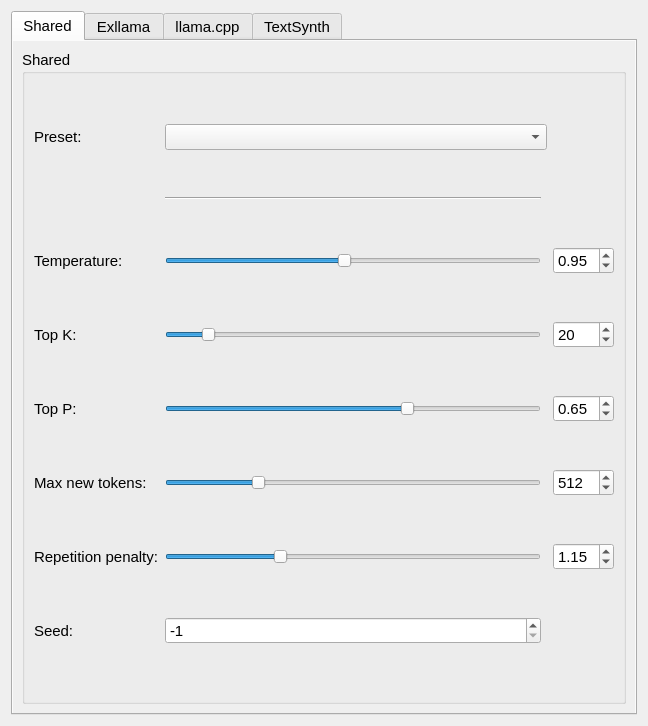
<?xml version="1.0" encoding="UTF-8"?>
<ui version="4.0">
 <class>Settings_Dialog</class>
 <widget class="QWidget" name="Settings_Dialog">
  <property name="geometry">
   <rect>
    <x>0</x>
    <y>0</y>
    <width>648</width>
    <height>726</height>
   </rect>
  </property>
  <property name="font">
   <font>
    <pointsize>11</pointsize>
   </font>
  </property>
  <property name="windowTitle">
   <string>Parameters</string>
  </property>
  <layout class="QVBoxLayout" name="verticalLayout">
   <item>
    <widget class="QTabWidget" name="parametersTab">
     <property name="currentIndex">
      <number>0</number>
     </property>
     <widget class="QWidget" name="sharedParamTab">
      <property name="autoFillBackground">
       <bool>true</bool>
      </property>
      <attribute name="title">
       <string>Shared</string>
      </attribute>
      <layout class="QGridLayout" name="gridLayout_3">
       <item row="2" column="0" colspan="3">
        <widget class="QGroupBox" name="groupBox_2">
         <property name="title">
          <string>Shared</string>
         </property>
         <layout class="QGridLayout" name="gridLayout_2">
          <item row="5" column="1">
           <widget class="QSlider" name="top_pSlider">
            <property name="toolTip">
             <string>Consider only the top tokens whose likelihood together adds up to this number (0-1.0) - ignore all others</string>
            </property>
            <property name="maximum">
             <number>100</number>
            </property>
            <property name="value">
             <number>65</number>
            </property>
            <property name="orientation">
             <enum>Qt::Horizontal</enum>
            </property>
           </widget>
          </item>
          <item row="3" column="0">
           <widget class="QLabel" name="label_5">
            <property name="text">
             <string>Top K:</string>
            </property>
           </widget>
          </item>
          <item row="9" column="3">
           <widget class="QDoubleSpinBox" name="repetition_penaltySpin">
            <property name="toolTip">
             <string> Sets the amount the model will be penalized for attempting to use one of those tokens in repeat window</string>
            </property>
            <property name="minimum">
             <double>1.000000000000000</double>
            </property>
            <property name="maximum">
             <double>1.500000000000000</double>
            </property>
            <property name="singleStep">
             <double>0.010000000000000</double>
            </property>
            <property name="value">
             <double>1.150000000000000</double>
            </property>
           </widget>
          </item>
          <item row="2" column="3">
           <widget class="QDoubleSpinBox" name="temperatureSpin">
            <property name="toolTip">
             <string>Degree of randomness or wildness - how much AI is allowed to sway from the most probable prediction</string>
            </property>
            <property name="maximum">
             <double>5.000000000000000</double>
            </property>
            <property name="singleStep">
             <double>0.010000000000000</double>
            </property>
            <property name="value">
             <double>0.950000000000000</double>
            </property>
           </widget>
          </item>
          <item row="7" column="1">
           <widget class="QSlider" name="max_new_tokensSlider">
            <property name="toolTip">
             <string>Maximum number of tokens the model will output after outputting the prompt - number of tokens to predict</string>
            </property>
            <property name="minimum">
             <number>32</number>
            </property>
            <property name="maximum">
             <number>2048</number>
            </property>
            <property name="pageStep">
             <number>32</number>
            </property>
            <property name="value">
             <number>512</number>
            </property>
            <property name="orientation">
             <enum>Qt::Horizontal</enum>
            </property>
           </widget>
          </item>
          <item row="2" column="1">
           <widget class="QSlider" name="temperatureSlider">
            <property name="toolTip">
             <string>Degree of randomness or wildness - how much AI is allowed to sway from the most probable prediction</string>
            </property>
            <property name="maximum">
             <number>199</number>
            </property>
            <property name="value">
             <number>95</number>
            </property>
            <property name="orientation">
             <enum>Qt::Horizontal</enum>
            </property>
           </widget>
          </item>
          <item row="9" column="1">
           <widget class="QSlider" name="repetition_penaltySlider">
            <property name="toolTip">
             <string> Sets the amount the model will be penalized for attempting to use one of those tokens in repeat window</string>
            </property>
            <property name="minimum">
             <number>100</number>
            </property>
            <property name="maximum">
             <number>150</number>
            </property>
            <property name="value">
             <number>115</number>
            </property>
            <property name="orientation">
             <enum>Qt::Horizontal</enum>
            </property>
           </widget>
          </item>
          <item row="5" column="0">
           <widget class="QLabel" name="label_17">
            <property name="text">
             <string>Top P:</string>
            </property>
           </widget>
          </item>
          <item row="9" column="0">
           <widget class="QLabel" name="label">
            <property name="text">
             <string>Repetition penalty:</string>
            </property>
           </widget>
          </item>
          <item row="2" column="0">
           <widget class="QLabel" name="label_15">
            <property name="text">
             <string>Temperature:</string>
            </property>
           </widget>
          </item>
          <item row="3" column="1">
           <widget class="QSlider" name="top_kSlider">
            <property name="toolTip">
             <string>Consider only this many most likely tokens - ignore all others</string>
            </property>
            <property name="maximum">
             <number>200</number>
            </property>
            <property name="value">
             <number>20</number>
            </property>
            <property name="orientation">
             <enum>Qt::Horizontal</enum>
            </property>
           </widget>
          </item>
          <item row="7" column="0">
           <widget class="QLabel" name="label_11">
            <property name="text">
             <string>Max new tokens:</string>
            </property>
           </widget>
          </item>
          <item row="5" column="3">
           <widget class="QDoubleSpinBox" name="top_pSpin">
            <property name="toolTip">
             <string>Consider only the top tokens whose likelihood together adds up to this number (0-1.0) - ignore all others</string>
            </property>
            <property name="maximum">
             <double>1.000000000000000</double>
            </property>
            <property name="singleStep">
             <double>0.010000000000000</double>
            </property>
            <property name="value">
             <double>0.650000000000000</double>
            </property>
           </widget>
          </item>
          <item row="3" column="3">
           <widget class="QSpinBox" name="top_kSpin">
            <property name="toolTip">
             <string>Consider only this many most likely tokens - ignore all others</string>
            </property>
            <property name="maximum">
             <number>200</number>
            </property>
            <property name="value">
             <number>20</number>
            </property>
           </widget>
          </item>
          <item row="7" column="3">
           <widget class="QSpinBox" name="max_new_tokensSpin">
            <property name="toolTip">
             <string>Maximum number of tokens the model will output after outputting the prompt - number of tokens to predict</string>
            </property>
            <property name="minimum">
             <number>32</number>
            </property>
            <property name="maximum">
             <number>2048</number>
            </property>
            <property name="singleStep">
             <number>32</number>
            </property>
            <property name="value">
             <number>512</number>
            </property>
           </widget>
          </item>
          <item row="10" column="1">
           <widget class="QSpinBox" name="seedSpin">
            <property name="toolTip">
             <string>Seed to use</string>
            </property>
            <property name="minimum">
             <number>-1</number>
            </property>
            <property name="maximum">
             <number>10000000</number>
            </property>
            <property name="value">
             <number>-1</number>
            </property>
           </widget>
          </item>
          <item row="10" column="0">
           <widget class="QLabel" name="label_29">
            <property name="text">
             <string>Seed:</string>
            </property>
           </widget>
          </item>
          <item row="0" column="0">
           <widget class="QLabel" name="label_2">
            <property name="text">
             <string>Preset:</string>
            </property>
           </widget>
          </item>
          <item row="0" column="1" colspan="2">
           <widget class="QComboBox" name="paramPresets_comboBox">
            <property name="toolTip">
             <string>Parameter preset</string>
            </property>
            <property name="insertPolicy">
             <enum>QComboBox::InsertAlphabetically</enum>
            </property>
           </widget>
          </item>
          <item row="1" column="1">
           <widget class="Line" name="line_2">
            <property name="orientation">
             <enum>Qt::Horizontal</enum>
            </property>
           </widget>
          </item>
         </layout>
        </widget>
       </item>
      </layout>
     </widget>
     <widget class="QWidget" name="exllamaParamTab">
      <property name="autoFillBackground">
       <bool>true</bool>
      </property>
      <attribute name="title">
       <string>Exllama</string>
      </attribute>
      <layout class="QVBoxLayout" name="verticalLayout_2">
       <item>
        <widget class="QGroupBox" name="groupBox">
         <property name="enabled">
          <bool>true</bool>
         </property>
         <property name="title">
          <string>Exllama</string>
         </property>
         <layout class="QGridLayout" name="gridLayout">
          <item row="5" column="3">
           <widget class="QSlider" name="beamLengthSlider">
            <property name="toolTip">
             <string>Beam length value</string>
            </property>
            <property name="minimum">
             <number>1</number>
            </property>
            <property name="maximum">
             <number>10</number>
            </property>
            <property name="pageStep">
             <number>1</number>
            </property>
            <property name="value">
             <number>1</number>
            </property>
            <property name="orientation">
             <enum>Qt::Horizontal</enum>
            </property>
           </widget>
          </item>
          <item row="1" column="3">
           <widget class="QSlider" name="token_repetition_penalty_decaySlider">
            <property name="toolTip">
             <string>Token repetition penalty sustain</string>
            </property>
            <property name="maximum">
             <number>512</number>
            </property>
            <property name="singleStep">
             <number>16</number>
            </property>
            <property name="pageStep">
             <number>16</number>
            </property>
            <property name="value">
             <number>256</number>
            </property>
            <property name="orientation">
             <enum>Qt::Horizontal</enum>
            </property>
           </widget>
          </item>
          <item row="0" column="1">
           <widget class="QLabel" name="label_19">
            <property name="text">
             <string>Min P:</string>
            </property>
           </widget>
          </item>
          <item row="0" column="3">
           <widget class="QSlider" name="minPSlider">
            <property name="toolTip">
             <string>If not set to 1, select only tokens that are at least this much more likely to appear than random tokens, given the prior text.</string>
            </property>
            <property name="maximum">
             <number>100</number>
            </property>
            <property name="value">
             <number>0</number>
            </property>
            <property name="orientation">
             <enum>Qt::Horizontal</enum>
            </property>
           </widget>
          </item>
          <item row="0" column="4">
           <widget class="QSpinBox" name="minPSpin">
            <property name="toolTip">
             <string>Minimum P value</string>
            </property>
            <property name="maximum">
             <number>100</number>
            </property>
           </widget>
          </item>
          <item row="1" column="1" colspan="2">
           <widget class="QLabel" name="label25">
            <property name="text">
             <string>Token repetition penalty sustain:</string>
            </property>
           </widget>
          </item>
          <item row="6" column="3">
           <widget class="QLineEdit" name="exllamaGpuSplitLine">
            <property name="toolTip">
             <string>Comma-separated list of VRAM (in GB) to use per GPU device for model layers, e.g: - 8,6,4</string>
            </property>
            <property name="text">
             <string/>
            </property>
            <property name="placeholderText">
             <string>8,6</string>
            </property>
           </widget>
          </item>
          <item row="4" column="4">
           <widget class="QSpinBox" name="numbeamsSpin">
            <property name="toolTip">
             <string>Number of beams. Slower, more VRAm</string>
            </property>
            <property name="minimum">
             <number>1</number>
            </property>
            <property name="maximum">
             <number>10</number>
            </property>
           </widget>
          </item>
          <item row="5" column="4">
           <widget class="QSpinBox" name="beamLengthSpin">
            <property name="toolTip">
             <string>Beam length value</string>
            </property>
            <property name="minimum">
             <number>1</number>
            </property>
            <property name="maximum">
             <number>10</number>
            </property>
           </widget>
          </item>
          <item row="1" column="4">
           <widget class="QSpinBox" name="token_repetition_penalty_decaySpin">
            <property name="toolTip">
             <string>Token repetition penalty sustain</string>
            </property>
            <property name="maximum">
             <number>512</number>
            </property>
            <property name="singleStep">
             <number>16</number>
            </property>
            <property name="value">
             <number>256</number>
            </property>
           </widget>
          </item>
          <item row="6" column="1">
           <widget class="QCheckBox" name="exllamaGpuSplitCheck">
            <property name="toolTip">
             <string>Split memory across multiple GPUs</string>
            </property>
            <property name="text">
             <string>Multi-GPU split</string>
            </property>
           </widget>
          </item>
          <item row="5" column="1">
           <widget class="QLabel" name="label_26">
            <property name="text">
             <string>Beam length:</string>
            </property>
           </widget>
          </item>
          <item row="4" column="1">
           <widget class="QLabel" name="label_22">
            <property name="text">
             <string>Num beams:</string>
            </property>
           </widget>
          </item>
          <item row="4" column="3">
           <widget class="QSlider" name="numbeamsSlider">
            <property name="toolTip">
             <string>Number of beams. Slower, more VRAM</string>
            </property>
            <property name="minimum">
             <number>1</number>
            </property>
            <property name="maximum">
             <number>10</number>
            </property>
            <property name="pageStep">
             <number>1</number>
            </property>
            <property name="value">
             <number>1</number>
            </property>
            <property name="orientation">
             <enum>Qt::Horizontal</enum>
            </property>
           </widget>
          </item>
         </layout>
        </widget>
       </item>
      </layout>
     </widget>
     <widget class="QWidget" name="llamacppParamTab">
      <property name="autoFillBackground">
       <bool>true</bool>
      </property>
      <attribute name="title">
       <string>llama.cpp</string>
      </attribute>
      <layout class="QVBoxLayout" name="verticalLayout_4">
       <item>
        <widget class="QGroupBox" name="groupBox_5">
         <property name="title">
          <string>llama.cpp</string>
         </property>
         <layout class="QGridLayout" name="gridLayout_4">
          <item row="5" column="2">
           <widget class="QSpinBox" name="gpuLayersSpin">
            <property name="toolTip">
             <string>Number of GPU layers to use</string>
            </property>
            <property name="minimum">
             <number>1</number>
            </property>
            <property name="maximum">
             <number>80</number>
            </property>
            <property name="value">
             <number>18</number>
            </property>
           </widget>
          </item>
          <item row="3" column="1">
           <widget class="QSlider" name="cpp_tfszSlider">
            <property name="toolTip">
             <string>Higher value of  will further suppress less likely tokens from the tail of the distribution, while a value of 1.0 disables the effect of TFS</string>
            </property>
            <property name="minimum">
             <number>100</number>
            </property>
            <property name="maximum">
             <number>500</number>
            </property>
            <property name="value">
             <number>100</number>
            </property>
            <property name="orientation">
             <enum>Qt::Horizontal</enum>
            </property>
           </widget>
          </item>
          <item row="1" column="1">
           <widget class="QSlider" name="CPP_ctxsize_Slider">
            <property name="toolTip">
             <string>Maximum length of the prompt and output combined (in tokens)</string>
            </property>
            <property name="minimum">
             <number>64</number>
            </property>
            <property name="maximum">
             <number>4096</number>
            </property>
            <property name="singleStep">
             <number>32</number>
            </property>
            <property name="pageStep">
             <number>32</number>
            </property>
            <property name="value">
             <number>2048</number>
            </property>
            <property name="orientation">
             <enum>Qt::Horizontal</enum>
            </property>
           </widget>
          </item>
          <item row="2" column="0">
           <widget class="QLabel" name="label_6">
            <property name="text">
             <string>Batch size:</string>
            </property>
           </widget>
          </item>
          <item row="11" column="1">
           <widget class="QCheckBox" name="cppVerboseCheck">
            <property name="text">
             <string>Verbose</string>
            </property>
           </widget>
          </item>
          <item row="5" column="0">
           <widget class="QLabel" name="label_10">
            <property name="text">
             <string>GPU Layers:</string>
            </property>
           </widget>
          </item>
          <item row="11" column="0">
           <widget class="QCheckBox" name="cppCacheCheck">
            <property name="text">
             <string>Use cache</string>
            </property>
            <property name="checked">
             <bool>true</bool>
            </property>
           </widget>
          </item>
          <item row="4" column="2">
           <widget class="QDoubleSpinBox" name="cpp_tfszSpin">
            <property name="toolTip">
             <string>Higher value of  will further suppress less likely tokens from the tail of the distribution, while a value of 1.0 disables the effect of TFS</string>
            </property>
            <property name="minimum">
             <double>1.000000000000000</double>
            </property>
            <property name="maximum">
             <double>5.000000000000000</double>
            </property>
            <property name="singleStep">
             <double>0.010000000000000</double>
            </property>
           </widget>
          </item>
          <item row="2" column="2">
           <widget class="QSpinBox" name="cppBatchSizeSpin">
            <property name="toolTip">
             <string>Batch size to use</string>
            </property>
            <property name="minimum">
             <number>8</number>
            </property>
            <property name="maximum">
             <number>1024</number>
            </property>
            <property name="singleStep">
             <number>8</number>
            </property>
            <property name="value">
             <number>512</number>
            </property>
           </widget>
          </item>
          <item row="3" column="2">
           <widget class="QSpinBox" name="cppMirastatMode">
            <property name="toolTip">
             <string>Mirostat algorithim mode</string>
            </property>
            <property name="maximum">
             <number>2</number>
            </property>
           </widget>
          </item>
          <item row="2" column="1">
           <widget class="QSlider" name="cppBatchSizeSlider">
            <property name="toolTip">
             <string>Batch size to use</string>
            </property>
            <property name="minimum">
             <number>8</number>
            </property>
            <property name="maximum">
             <number>1024</number>
            </property>
            <property name="singleStep">
             <number>8</number>
            </property>
            <property name="pageStep">
             <number>8</number>
            </property>
            <property name="value">
             <number>512</number>
            </property>
            <property name="orientation">
             <enum>Qt::Horizontal</enum>
            </property>
           </widget>
          </item>
          <item row="6" column="1">
           <widget class="QLineEdit" name="cppLoraLineEdit"/>
          </item>
          <item row="9" column="0">
           <widget class="QCheckBox" name="cppMlockCheck">
            <property name="toolTip">
             <string>Force the system to keep the model in RAM</string>
            </property>
            <property name="text">
             <string>Use MLOCK</string>
            </property>
           </widget>
          </item>
          <item row="6" column="0">
           <widget class="QLabel" name="label_18">
            <property name="text">
             <string>LoRA path:</string>
            </property>
           </widget>
          </item>
          <item row="0" column="0">
           <widget class="QLabel" name="label_16">
            <property name="text">
             <string>Threads:</string>
            </property>
           </widget>
          </item>
          <item row="4" column="0">
           <widget class="QLabel" name="label_31">
            <property name="text">
             <string>Tail Free Sampling:</string>
            </property>
           </widget>
          </item>
          <item row="9" column="1">
           <widget class="QCheckBox" name="cppMmapCheck">
            <property name="toolTip">
             <string>Use mmap if possible</string>
            </property>
            <property name="text">
             <string>Use MMAP</string>
            </property>
            <property name="checked">
             <bool>true</bool>
            </property>
           </widget>
          </item>
          <item row="5" column="1">
           <widget class="QSlider" name="gpuLayersSlider">
            <property name="toolTip">
             <string>Number of GPU layers to use</string>
            </property>
            <property name="minimum">
             <number>1</number>
            </property>
            <property name="maximum">
             <number>80</number>
            </property>
            <property name="value">
             <number>18</number>
            </property>
            <property name="orientation">
             <enum>Qt::Horizontal</enum>
            </property>
           </widget>
          </item>
          <item row="3" column="0">
           <widget class="QLabel" name="label_14">
            <property name="text">
             <string>Mirostat mode:</string>
            </property>
           </widget>
          </item>
          <item row="1" column="0">
           <widget class="QLabel" name="label_12">
            <property name="text">
             <string>Context size:</string>
            </property>
           </widget>
          </item>
          <item row="0" column="2">
           <widget class="QSpinBox" name="cppThreads">
            <property name="toolTip">
             <string>CPU threads to use</string>
            </property>
            <property name="minimum">
             <number>1</number>
            </property>
            <property name="maximum">
             <number>64</number>
            </property>
            <property name="value">
             <number>4</number>
            </property>
           </widget>
          </item>
          <item row="8" column="0">
           <widget class="QCheckBox" name="gpuAccelCheck">
            <property name="text">
             <string>Use GPU acceleration</string>
            </property>
            <property name="checked">
             <bool>true</bool>
            </property>
           </widget>
          </item>
          <item row="1" column="2">
           <widget class="QSpinBox" name="CPP_ctxsize_Spin">
            <property name="toolTip">
             <string>Maximum length of the prompt and output combined (in tokens)</string>
            </property>
            <property name="suffix">
             <string/>
            </property>
            <property name="minimum">
             <number>64</number>
            </property>
            <property name="maximum">
             <number>4096</number>
            </property>
            <property name="singleStep">
             <number>32</number>
            </property>
            <property name="value">
             <number>2048</number>
            </property>
           </widget>
          </item>
          <item row="7" column="0" colspan="3">
           <widget class="Line" name="line">
            <property name="orientation">
             <enum>Qt::Horizontal</enum>
            </property>
           </widget>
          </item>
         </layout>
        </widget>
       </item>
      </layout>
     </widget>
     <widget class="QWidget" name="tsParamTab">
      <property name="autoFillBackground">
       <bool>true</bool>
      </property>
      <attribute name="title">
       <string>TextSynth</string>
      </attribute>
      <layout class="QHBoxLayout" name="horizontalLayout">
       <item>
        <widget class="QLabel" name="label_3">
         <property name="text">
          <string>Model:</string>
         </property>
        </widget>
       </item>
       <item>
        <widget class="QLineEdit" name="tsModelLine">
         <property name="placeholderText">
          <string>pythia_deduped_1.4B</string>
         </property>
        </widget>
       </item>
      </layout>
     </widget>
    </widget>
   </item>
  </layout>
 </widget>
 <resources/>
 <connections>
  <connection>
   <sender>minPSlider</sender>
   <signal>valueChanged(int)</signal>
   <receiver>minPSpin</receiver>
   <slot>setValue(int)</slot>
   <hints>
    <hint type="sourcelabel">
     <x>465</x>
     <y>161</y>
    </hint>
    <hint type="destinationlabel">
     <x>579</x>
     <y>154</y>
    </hint>
   </hints>
  </connection>
  <connection>
   <sender>minPSpin</sender>
   <signal>valueChanged(int)</signal>
   <receiver>minPSlider</receiver>
   <slot>setValue(int)</slot>
   <hints>
    <hint type="sourcelabel">
     <x>573</x>
     <y>153</y>
    </hint>
    <hint type="destinationlabel">
     <x>539</x>
     <y>163</y>
    </hint>
   </hints>
  </connection>
  <connection>
   <sender>token_repetition_penalty_decaySlider</sender>
   <signal>valueChanged(int)</signal>
   <receiver>token_repetition_penalty_decaySpin</receiver>
   <slot>setValue(int)</slot>
   <hints>
    <hint type="sourcelabel">
     <x>541</x>
     <y>254</y>
    </hint>
    <hint type="destinationlabel">
     <x>599</x>
     <y>262</y>
    </hint>
   </hints>
  </connection>
  <connection>
   <sender>token_repetition_penalty_decaySpin</sender>
   <signal>valueChanged(int)</signal>
   <receiver>token_repetition_penalty_decaySlider</receiver>
   <slot>setValue(int)</slot>
   <hints>
    <hint type="sourcelabel">
     <x>599</x>
     <y>262</y>
    </hint>
    <hint type="destinationlabel">
     <x>541</x>
     <y>254</y>
    </hint>
   </hints>
  </connection>
  <connection>
   <sender>numbeamsSlider</sender>
   <signal>valueChanged(int)</signal>
   <receiver>numbeamsSpin</receiver>
   <slot>setValue(int)</slot>
   <hints>
    <hint type="sourcelabel">
     <x>541</x>
     <y>409</y>
    </hint>
    <hint type="destinationlabel">
     <x>599</x>
     <y>417</y>
    </hint>
   </hints>
  </connection>
  <connection>
   <sender>numbeamsSpin</sender>
   <signal>valueChanged(int)</signal>
   <receiver>numbeamsSlider</receiver>
   <slot>setValue(int)</slot>
   <hints>
    <hint type="sourcelabel">
     <x>599</x>
     <y>417</y>
    </hint>
    <hint type="destinationlabel">
     <x>541</x>
     <y>409</y>
    </hint>
   </hints>
  </connection>
  <connection>
   <sender>beamLengthSlider</sender>
   <signal>valueChanged(int)</signal>
   <receiver>beamLengthSpin</receiver>
   <slot>setValue(int)</slot>
   <hints>
    <hint type="sourcelabel">
     <x>541</x>
     <y>500</y>
    </hint>
    <hint type="destinationlabel">
     <x>599</x>
     <y>508</y>
    </hint>
   </hints>
  </connection>
  <connection>
   <sender>beamLengthSpin</sender>
   <signal>valueChanged(int)</signal>
   <receiver>beamLengthSlider</receiver>
   <slot>setValue(int)</slot>
   <hints>
    <hint type="sourcelabel">
     <x>599</x>
     <y>508</y>
    </hint>
    <hint type="destinationlabel">
     <x>541</x>
     <y>500</y>
    </hint>
   </hints>
  </connection>
  <connection>
   <sender>CPP_ctxsize_Slider</sender>
   <signal>valueChanged(int)</signal>
   <receiver>CPP_ctxsize_Spin</receiver>
   <slot>setValue(int)</slot>
   <hints>
    <hint type="sourcelabel">
     <x>532</x>
     <y>184</y>
    </hint>
    <hint type="destinationlabel">
     <x>599</x>
     <y>192</y>
    </hint>
   </hints>
  </connection>
  <connection>
   <sender>CPP_ctxsize_Spin</sender>
   <signal>valueChanged(int)</signal>
   <receiver>CPP_ctxsize_Slider</receiver>
   <slot>setValue(int)</slot>
   <hints>
    <hint type="sourcelabel">
     <x>573</x>
     <y>182</y>
    </hint>
    <hint type="destinationlabel">
     <x>532</x>
     <y>184</y>
    </hint>
   </hints>
  </connection>
  <connection>
   <sender>gpuLayersSlider</sender>
   <signal>valueChanged(int)</signal>
   <receiver>gpuLayersSpin</receiver>
   <slot>setValue(int)</slot>
   <hints>
    <hint type="sourcelabel">
     <x>532</x>
     <y>408</y>
    </hint>
    <hint type="destinationlabel">
     <x>551</x>
     <y>413</y>
    </hint>
   </hints>
  </connection>
  <connection>
   <sender>gpuLayersSpin</sender>
   <signal>valueChanged(int)</signal>
   <receiver>gpuLayersSlider</receiver>
   <slot>setValue(int)</slot>
   <hints>
    <hint type="sourcelabel">
     <x>599</x>
     <y>416</y>
    </hint>
    <hint type="destinationlabel">
     <x>532</x>
     <y>408</y>
    </hint>
   </hints>
  </connection>
  <connection>
   <sender>top_kSlider</sender>
   <signal>valueChanged(int)</signal>
   <receiver>top_kSpin</receiver>
   <slot>setValue(int)</slot>
   <hints>
    <hint type="sourcelabel">
     <x>524</x>
     <y>327</y>
    </hint>
    <hint type="destinationlabel">
     <x>599</x>
     <y>337</y>
    </hint>
   </hints>
  </connection>
  <connection>
   <sender>top_kSpin</sender>
   <signal>valueChanged(int)</signal>
   <receiver>top_kSlider</receiver>
   <slot>setValue(int)</slot>
   <hints>
    <hint type="sourcelabel">
     <x>599</x>
     <y>337</y>
    </hint>
    <hint type="destinationlabel">
     <x>524</x>
     <y>327</y>
    </hint>
   </hints>
  </connection>
  <connection>
   <sender>max_new_tokensSlider</sender>
   <signal>valueChanged(int)</signal>
   <receiver>max_new_tokensSpin</receiver>
   <slot>setValue(int)</slot>
   <hints>
    <hint type="sourcelabel">
     <x>526</x>
     <y>471</y>
    </hint>
    <hint type="destinationlabel">
     <x>599</x>
     <y>479</y>
    </hint>
   </hints>
  </connection>
  <connection>
   <sender>max_new_tokensSpin</sender>
   <signal>valueChanged(int)</signal>
   <receiver>max_new_tokensSlider</receiver>
   <slot>setValue(int)</slot>
   <hints>
    <hint type="sourcelabel">
     <x>599</x>
     <y>479</y>
    </hint>
    <hint type="destinationlabel">
     <x>526</x>
     <y>471</y>
    </hint>
   </hints>
  </connection>
  <connection>
   <sender>cppBatchSizeSpin</sender>
   <signal>valueChanged(int)</signal>
   <receiver>cppBatchSizeSlider</receiver>
   <slot>setValue(int)</slot>
   <hints>
    <hint type="sourcelabel">
     <x>568</x>
     <y>295</y>
    </hint>
    <hint type="destinationlabel">
     <x>532</x>
     <y>296</y>
    </hint>
   </hints>
  </connection>
  <connection>
   <sender>cppBatchSizeSlider</sender>
   <signal>valueChanged(int)</signal>
   <receiver>cppBatchSizeSpin</receiver>
   <slot>setValue(int)</slot>
   <hints>
    <hint type="sourcelabel">
     <x>532</x>
     <y>296</y>
    </hint>
    <hint type="destinationlabel">
     <x>599</x>
     <y>304</y>
    </hint>
   </hints>
  </connection>
 </connections>
</ui>
